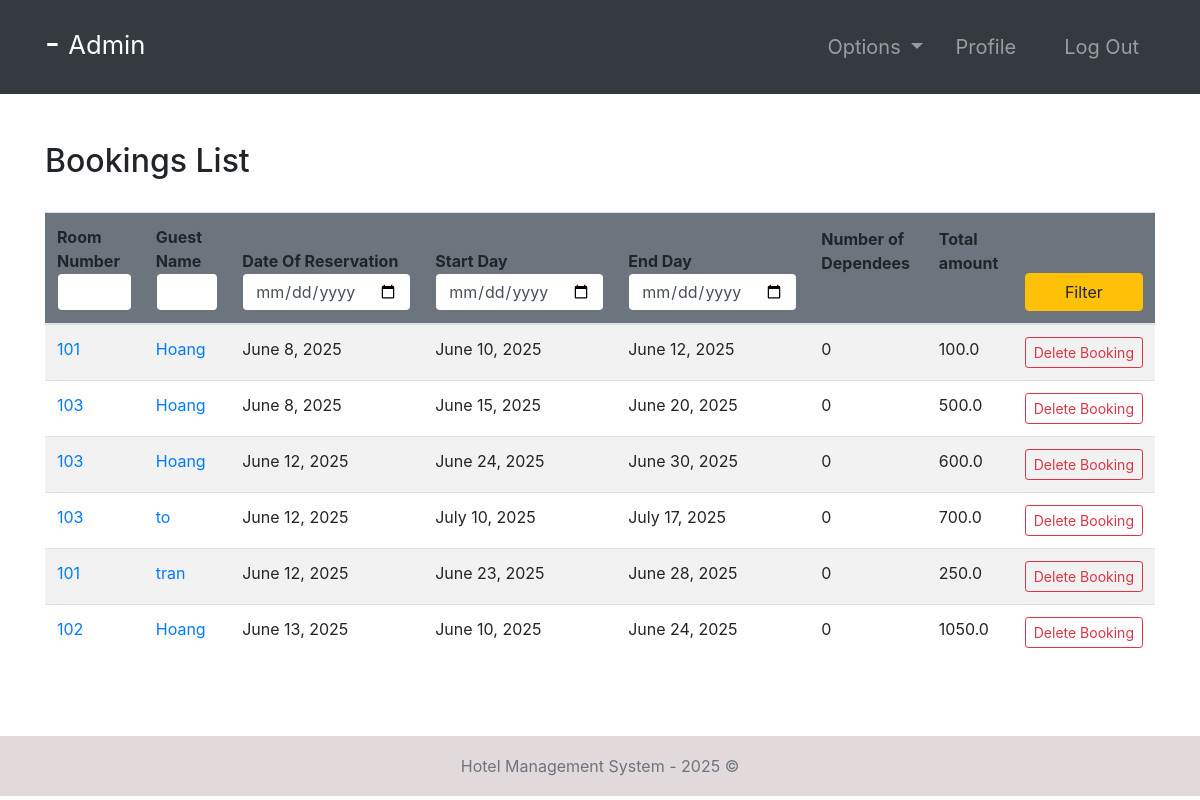
The page /bookings/ (signed in) on the database its author committed.
### room/models.py (models this page shows, shortened)
class Booking(models.Model):
    roomNumber = models.ForeignKey(Room, on_delete=models.CASCADE)
    guest = models.ForeignKey(Guest, null=True, on_delete=models.CASCADE)
    dateOfReservation = models.DateField(default=timezone.now)
    startDate = models.DateField()
    endDate = models.DateField()
    def numOfDep(self):
        return Dependees.objects.filter(booking=self).count()

class Room(models.Model):
    ROOM_TYPES = (
        ('King', 'King'),
        ('Luxury', 'Luxury'),
        ('Normal', 'Normal'),
        ('Economic', 'Economic'),
    )
    number = models.IntegerField(primary_key=True)
    capacity = models.SmallIntegerField()
    numberOfBeds = models.SmallIntegerField()
    roomType = models.CharField(max_length=20, choices=ROOM_TYPES)
    price = models.FloatField()
    statusStartDate = models.DateField(null=True)
    statusEndDate = models.DateField(null=True)

### accounts/models.py (models this page shows, shortened)
class Guest(models.Model):
    user = models.OneToOneField(User, null=True, on_delete=models.CASCADE)
    phoneNumber = PhoneNumberField(unique=True)

### room/views.py (the view, shortened to what this page needs)
# urls.py: path('bookings/', bookings, name="bookings"),
@login_required(login_url='login')
def bookings(request):
    import datetime
    role = str(request.user.groups.all()[0])
    path = role + "/"
    bookings = Booking.objects.all()
    totals = {}  # <booking : total>
    for booking in bookings:
        start_date = datetime.datetime.strptime(
            str(booking.startDate), "%Y-%m-%d")
        end_date = datetime.datetime.strptime(str(booking.endDate), "%Y-%m-%d")
        numberOfDays = abs((end_date-start_date).days)
        price = Room.objects.get(number=booking.roomNumber.number).price
        total = price * numberOfDays
        totals[booking] = total
    context = {
        "role": role,
        'bookings': bookings,
        'totals': totals
    }
    return render(request, path + "bookings.html", context)

### templates/admin/bookings.html
{% extends '../index.html' %}
{% block context %}
{% include '../common_pages/bookings.html' %}
{% endblock %}

### templates/incs/nav.html (shortened to what this page needs)
<nav class="navbar navbar-dark bg-dark navbar-expand-lg py-3 " role="navigation">
    <div class="container">
        <a href="" class="navbar-brand">
            <h2 class="text-capitalize">
                {{ request.user.first_name }} {{ request.user.last_name }} -
                <small>
                    {{ role }}
                </small>
            </h2>
        </a>
        <div class="collapse navbar-collapse" id="navbarTags">
            <ul class="navbar-nav ml-auto">
                <li class="nav-item dropdown p-2">
                    <a class="nav-link dropdown-toggle" href="#" id="navbarDropdown" role="button"
                        data-toggle="dropdown" aria-haspopup="true" aria-expanded="false">
                        Options
                    </a>
                </li>
                <li class="nav-item mr-3 p-2">
                    {% if role == 'staff' or role == 'receptionist' or role == 'admin' or role == 'manager' %}
                    <a href="{% url 'employee-profile' user.id %}" class="nav-link">Profile</a>
                    {% endif %}
                </li>
                <li class="nav-item p-2 ">
                    <a href="{% url 'logout' %}" class="nav-link">Log Out</a>
                </li>
            </ul>
        </div>
    </div>
</nav>

### templates/common_pages/bookings.html (shortened to what this page needs)
<div class="container py-5">
    <div class="table-header row">
        <div class="col-sm-12 col-md-12 col-lg-4 mb-4">
            <h2>Bookings List</h2>
        </div>
    </div>
    <table class="table table-hover table-striped">
        <thead class="bg-secondary rounded">
            <tr>
                <form action="" method="POST">
                    <th>Room Number<input type="number" min="0" name="number" value="{{number}}"
                            class="form-control border border-secondary"></th>
                    <th>Guest Name<input type="text" name="name" value="{{name}}"
                            class="form-control border border-secondary"></th>
                    <th>Date Of Reservation<input type="date" name="rez" value="{{rez}}"
                            class="form-control border border-secondary"></th>
                    <th>Start Day<input type="date" name="fd" value="{{fd}}"
                            class="form-control border border-secondary"></th>
                    <th>End Day<input type="date" name="ed" value="{{ed}}" class="form-control border border-secondary">
                    </th>
                    <th class="pb-5">Number of Dependees</th>
                    <th class="pb-5">Total amount</th>
                    <th><button type="submit" name="filter" class="btn btn-warning w-100">Filter</button></th>
                </form>
            </tr>
        </thead>
        <tbody>
            {% for b in bookings %}
            <tr>
                <td><a href="{% url 'room-profile' b.roomNumber.number %}">{{b.roomNumber.number}}</a></td>
                <td><a href="{% url 'guest-profile' b.guest.user.id %}">{{b.guest.user.first_name}}</a></td>
                <td>{{ b.dateOfReservation }}</td>
                <td>{{ b.startDate }}</td>
                <td>{{ b.endDate }}</td>
                <td>{{ b.numOfDep }}</td>
                <td>
                    {% for key, value in totals.items %}
                    {% if key == b %}
                    {{ value }}
                    {% endif %}
                    {% endfor %}
                </td>
                {% if role == "admin" or role == 'manager' %}
                <td> <a href="{% url 'deleteBooking' b.id %}"
                        class="btn btn-sm btn-outline-danger">Delete&nbsp;Booking</a></td>
                {% endif %}
            </tr>
            {% endfor %}
        </tbody>
    </table>
</div>

### static/css/main.css (style rules this page uses)
* { margin: 0; padding: 0; -webkit-font-smoothing: antialiased; }
body { position: relative; }
nav .nav-item { font-size: 20px; }

### rows shown on the page
Booking: roomNumber.number "101", guest.user.first_name "Hoang", dateOfReservation "June 8, 2025", startDate "June 10, 2025", endDate "June 12, 2025", numOfDep "0", value "100.0"
Booking: roomNumber.number "103", guest.user.first_name "Hoang", dateOfReservation "June 8, 2025", startDate "June 15, 2025", endDate "June 20, 2025", numOfDep "0", value "500.0"
Booking: roomNumber.number "103", guest.user.first_name "Hoang", dateOfReservation "June 12, 2025", startDate "June 24, 2025", endDate "June 30, 2025", numOfDep "0", value "600.0"
Booking: roomNumber.number "103", guest.user.first_name "to", dateOfReservation "June 12, 2025", startDate "July 10, 2025", endDate "July 17, 2025", numOfDep "0", value "700.0"
Booking: roomNumber.number "101", guest.user.first_name "tran", dateOfReservation "June 12, 2025", startDate "June 23, 2025", endDate "June 28, 2025", numOfDep "0", value "250.0"
Booking: roomNumber.number "102", guest.user.first_name "Hoang", dateOfReservation "June 13, 2025", startDate "June 10, 2025", endDate "June 24, 2025", numOfDep "0", value "1050.0"

### other values the page prints
{{ role }} "Admin"
